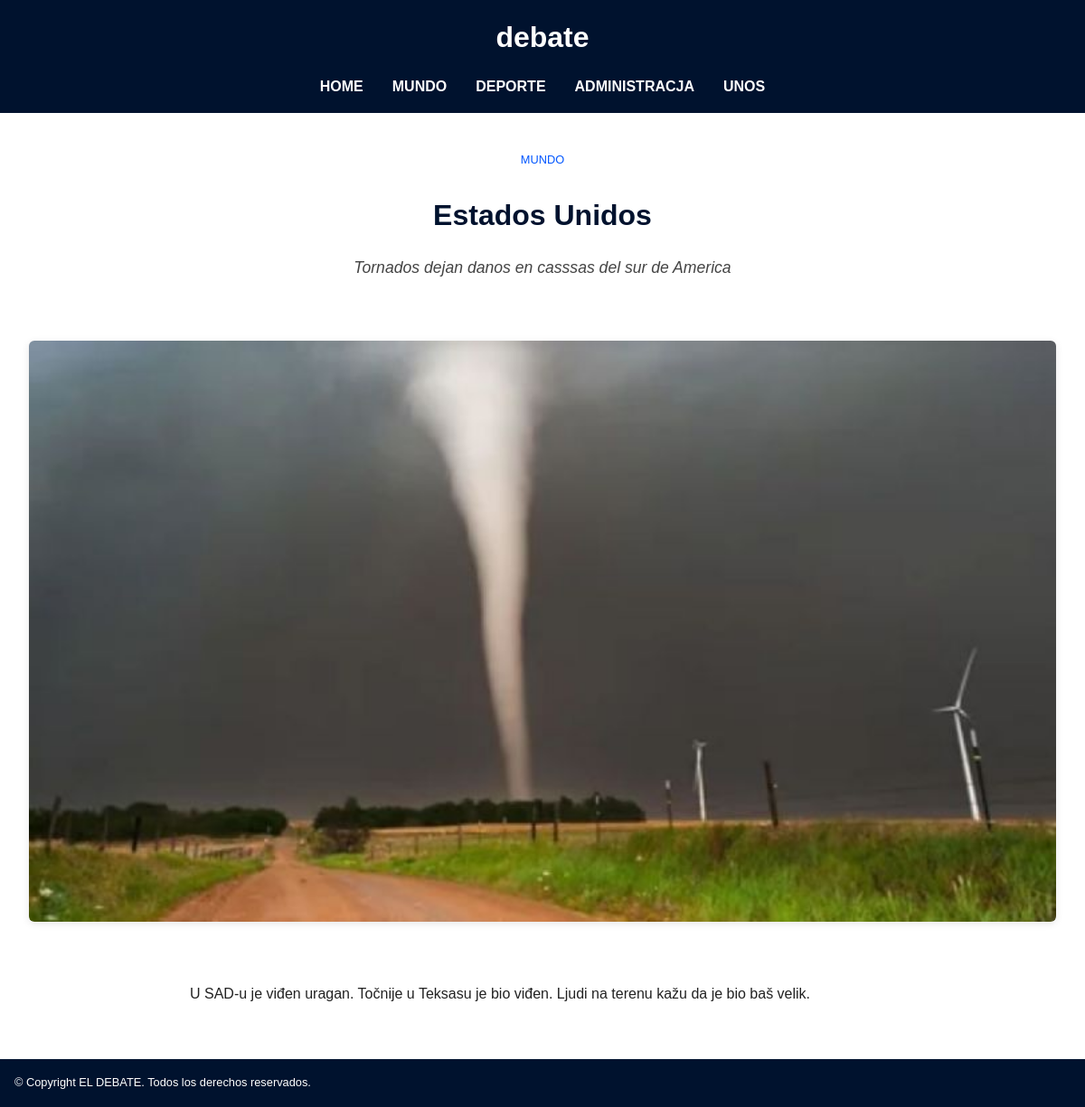
/clanak.php?id=4, run on the app's committed database.
### tables this page shows
CREATE TABLE `vijesti` (
  `id` int(11) NOT NULL,
  `datum` date NOT NULL,
  `naslov` varchar(255) NOT NULL,
  `sazetak` text NOT NULL,
  `tekst` text NOT NULL,
  `slika` varchar(100) NOT NULL,
  `kategorija` varchar(50) NOT NULL,
  `arhiva` tinyint(1) NOT NULL DEFAULT 0
);

### clanak.php (the view, shortened to what this page needs)
<?php
include 'connect.php';
$id = (int) $_GET['id'];
$stmt = $conn->prepare("SELECT * FROM vijesti WHERE id = ?");
$stmt->bind_param("i", $id);
if (!$stmt->execute()) {
    die("Greška u izvršavanju upita: " . $stmt->error);
}
$result = $stmt->get_result();
$vijest = $result->fetch_assoc();
?>
<!DOCTYPE html>
<html lang="hr">
<head>
  <link rel="stylesheet" href="style.css" />
</head>
<body>
  <header class="header">
    <h1>debate</h1>
    <nav>
      <ul>
        <li><a href="index.php">HOME</a></li>
        <li><a href="mundo.php">MUNDO</a></li>
        <li><a href="clanak.php?id=<?php echo $vijest['id']; ?>">DEPORTE</a></li>
        <li><a href="administrator.php">ADMINISTRACJA</a></li>
        <li><a href="unos.html">UNOS</a></li>
      </ul>
    </nav>
  </header>
  <main class="main article">
    <p class="category"><?php echo htmlspecialchars($vijest['kategorija']); ?></p>
    <h1 class="article-title"><?php echo htmlspecialchars($vijest['naslov']); ?></h1>
    <p class="lead"><?php echo htmlspecialchars($vijest['sazetak']); ?></p>
    <?php if ($vijest['slika']): ?>
      <img src="slike/<?php echo htmlspecialchars($vijest['slika']); ?>" alt="<?php echo htmlspecialchars($vijest['naslov']); ?>" />
    <?php endif; ?>
    <p class="article-body"><?php echo nl2br(htmlspecialchars($vijest['tekst'])); ?></p>
</main>
  <footer class="footer">
    <p>© Copyright EL DEBATE. Todos los derechos reservados.</p>
  </footer>
</body>
</html>

### style.css (style rules this page uses)
* { margin: 0; padding: 0; box-sizing: border-box; }
body { font-family: Arial, sans-serif; line-height: 1.6; background-color: #fff; color: #222; }
a { text-decoration: none; color: inherit; }
.header { background-color: #00122e; color: white; padding: 1rem; text-align: center; }
.header h1 { margin-bottom: 1rem; }
nav ul { margin: 0; padding: 0; display: flex; gap: 2rem; list-style: none; justify-content: center; }
nav ul li a { color: white; font-weight: bold; }
.main, .article { padding: 2rem; max-width: 1200px; margin: auto; }
.article h1 { font-size: 2rem; margin-bottom: 0.5rem; }
.article .category { font-size: 0.8rem; color: #0056ff; text-transform: uppercase; align-content: center; text-align: center; }
.article img { width: 100%; height: auto; margin-bottom: 1rem; }
.footer { background-color: #00122e; color: white; text-align: left; padding: 1rem; font-size: 0.8rem; }
.article p { padding: 10px; }
.article { text-align: center; }
.article-title { font-size: 2.4rem; font-weight: bold; color: #00122e; margin: 1rem 0; }
.lead { font-size: 1.1rem; font-style: italic; margin-bottom: 1.5rem; color: #444; }
.article img { max-width: 100%; height: auto; margin: 2rem auto; border-radius: 6px; box-shadow: 0 2px 8px rgba(0,0,0,0.1); }
.article-body { text-align: left; align-items: left; margin: 1rem auto; max-width: 800px; line-height: 1.8; font-size: 1rem; color: #222; }

### data on the page
vijesti: kategorija "MUNDO", naslov "Estados Unidos", sazetak "Tornados dejan danos en casssas del sur de America", slika (picture), tekst "U SAD-u je viđen uragan. Točnije u Teksasu je bio viđen. Ljudi na terenu kažu da je bio baš velik."
